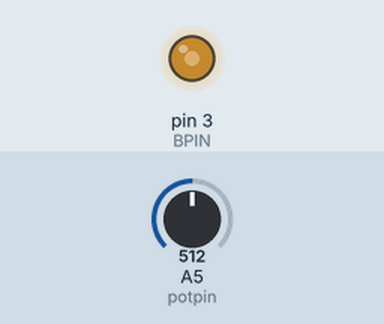
The sketch below on a simulated Arduino Uno, built with avr-gcc and run on an emulated ATmega328P. Parts: output pins drawn as LEDs (lit = HIGH). The test bench sets the inputs (shaded band); at power-on: A5 (potpin) = 512.

Above: at 1.2 s.
1.3 s: A5 (potpin) set to 716
At 2.4 s:
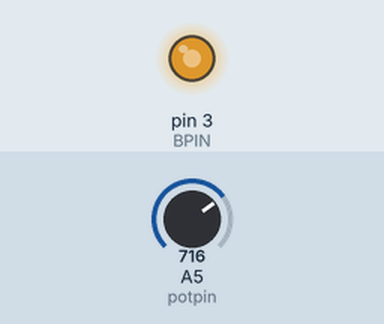
2.8 s: A5 (potpin) set to 900
At 3.5 s:
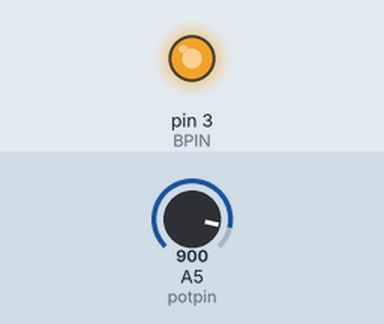
4.3 s: A5 (potpin) set to 122
At 4.7 s:
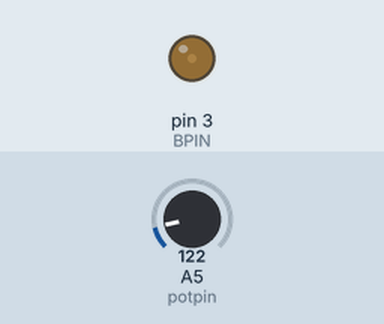
5.8 s: A5 (potpin) set to 0
At 7.0 s:
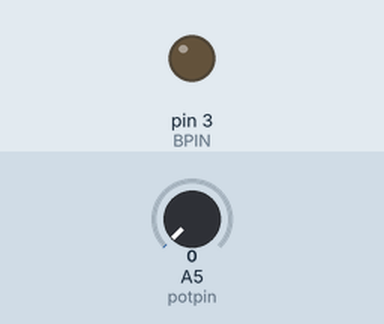
7.3 s: A5 (potpin) set to 511
At 8.1 s:
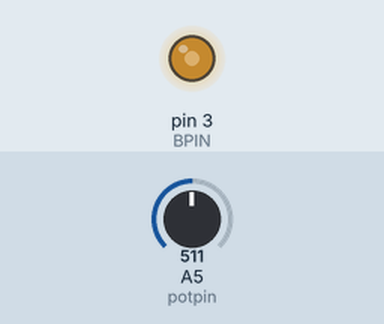
Timing chart, 0 to 9.8 s (numbered marks = the images above; inputs shaded):
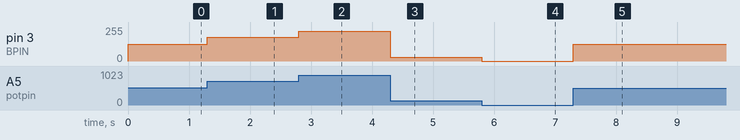

The sketch:

Dimmablelight.ino
```cpp
int potpin = A5;
int BPIN = 3;
int potval;
float ledval;
void setup() {
  // put your setup code here, to run once:
  pinMode(potpin,INPUT);
  pinMode(BPIN, OUTPUT);
  Serial.begin(9600);

}

void loop() {
  // put your main code here, to run repeatedly:
  potval = analogRead(potpin);
  ledval = (255./1023.)*potval;
  analogWrite(BPIN,ledval);

}
```

Measured:
- after the input at 1.3 s, pin 3 (BPIN): 127/255 → 178/255 at once
- after the input at 2.8 s, pin 3 (BPIN): 178/255 → 224/255 at once
- after the input at 4.3 s, pin 3 (BPIN): 224/255 → 30/255 at once
- after the input at 5.8 s, pin 3 (BPIN): 30/255 → 0/255 at once
- after the input at 7.3 s, pin 3 (BPIN): 0/255 → 127/255 at once
